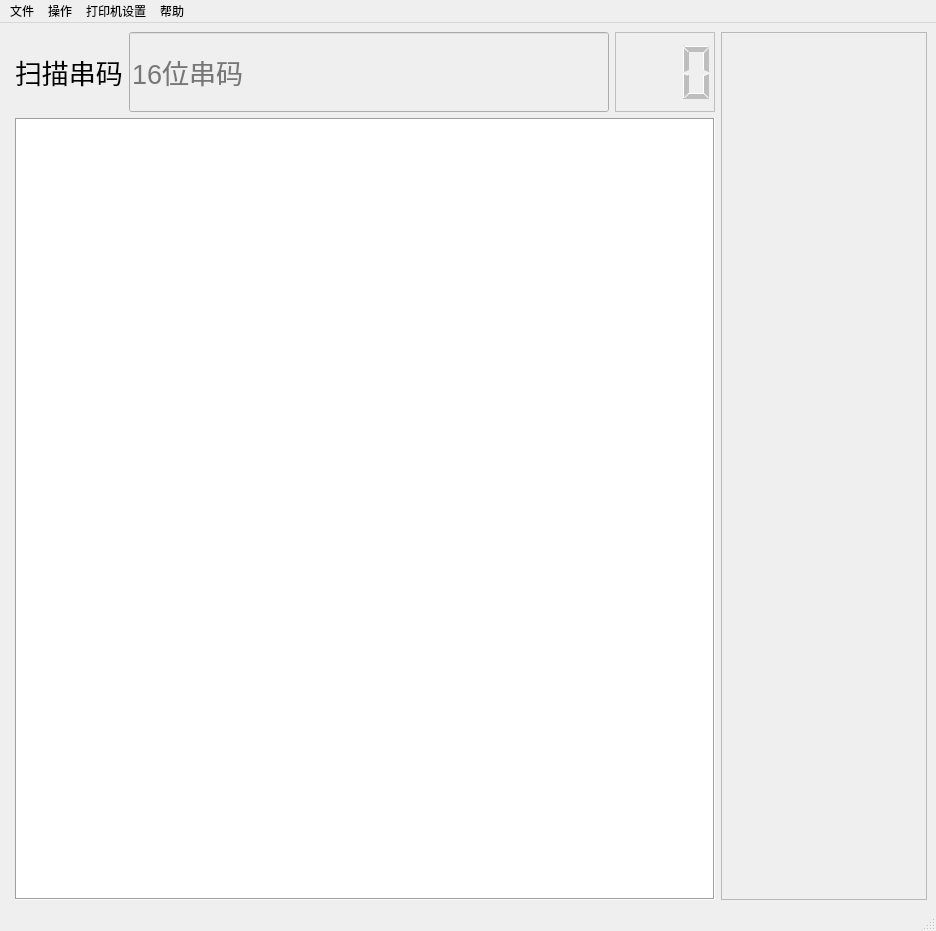
<?xml version="1.0" encoding="UTF-8"?>
<ui version="4.0">
 <class>MainWindow</class>
 <widget class="QMainWindow" name="MainWindow">
  <property name="geometry">
   <rect>
    <x>0</x>
    <y>0</y>
    <width>936</width>
    <height>931</height>
   </rect>
  </property>
  <property name="windowTitle">
   <string>迅雷智能充电器-装箱确认</string>
  </property>
  <widget class="QWidget" name="centralwidget">
   <layout class="QFormLayout" name="formLayout">
    <item row="11" column="1">
     <layout class="QHBoxLayout" name="horizontalLayout_3">
      <property name="sizeConstraint">
       <enum>QLayout::SetDefaultConstraint</enum>
      </property>
      <property name="leftMargin">
       <number>0</number>
      </property>
      <item>
       <layout class="QVBoxLayout" name="verticalLayout_2">
        <item>
         <layout class="QHBoxLayout" name="horizontalLayout">
          <item>
           <widget class="QLabel" name="label">
            <property name="sizePolicy">
             <sizepolicy hsizetype="Expanding" vsizetype="Expanding">
              <horstretch>10</horstretch>
              <verstretch>10</verstretch>
             </sizepolicy>
            </property>
            <property name="maximumSize">
             <size>
              <width>200</width>
              <height>80</height>
             </size>
            </property>
            <property name="font">
             <font>
              <pointsize>20</pointsize>
              <weight>50</weight>
              <italic>false</italic>
              <bold>false</bold>
              <underline>false</underline>
              <strikeout>false</strikeout>
              <kerning>true</kerning>
             </font>
            </property>
            <property name="text">
             <string>扫描串码</string>
            </property>
           </widget>
          </item>
          <item>
           <widget class="QLineEdit" name="lineEdit">
            <property name="enabled">
             <bool>false</bool>
            </property>
            <property name="sizePolicy">
             <sizepolicy hsizetype="Expanding" vsizetype="Expanding">
              <horstretch>10</horstretch>
              <verstretch>10</verstretch>
             </sizepolicy>
            </property>
            <property name="minimumSize">
             <size>
              <width>480</width>
              <height>0</height>
             </size>
            </property>
            <property name="maximumSize">
             <size>
              <width>16777215</width>
              <height>80</height>
             </size>
            </property>
            <property name="font">
             <font>
              <pointsize>20</pointsize>
             </font>
            </property>
            <property name="maxLength">
             <number>16</number>
            </property>
            <property name="placeholderText">
             <string>16位串码</string>
            </property>
           </widget>
          </item>
          <item>
           <widget class="QLCDNumber" name="lcdNumber">
            <property name="enabled">
             <bool>false</bool>
            </property>
            <property name="sizePolicy">
             <sizepolicy hsizetype="Expanding" vsizetype="Expanding">
              <horstretch>10</horstretch>
              <verstretch>10</verstretch>
             </sizepolicy>
            </property>
            <property name="minimumSize">
             <size>
              <width>100</width>
              <height>0</height>
             </size>
            </property>
            <property name="maximumSize">
             <size>
              <width>16777215</width>
              <height>80</height>
             </size>
            </property>
            <property name="font">
             <font>
              <family>Arial</family>
              <pointsize>16</pointsize>
              <weight>75</weight>
              <bold>true</bold>
             </font>
            </property>
            <property name="frameShape">
             <enum>QFrame::Panel</enum>
            </property>
            <property name="frameShadow">
             <enum>QFrame::Plain</enum>
            </property>
            <property name="lineWidth">
             <number>1</number>
            </property>
            <property name="digitCount">
             <number>3</number>
            </property>
           </widget>
          </item>
         </layout>
        </item>
        <item>
         <widget class="QTextEdit" name="textEdit">
          <property name="font">
           <font>
            <pointsize>12</pointsize>
           </font>
          </property>
          <property name="focusPolicy">
           <enum>Qt::NoFocus</enum>
          </property>
          <property name="frameShape">
           <enum>QFrame::Box</enum>
          </property>
          <property name="undoRedoEnabled">
           <bool>false</bool>
          </property>
          <property name="readOnly">
           <bool>true</bool>
          </property>
         </widget>
        </item>
       </layout>
      </item>
      <item>
       <widget class="QListWidget" name="listWidget">
        <property name="enabled">
         <bool>false</bool>
        </property>
        <property name="sizePolicy">
         <sizepolicy hsizetype="Expanding" vsizetype="Expanding">
          <horstretch>0</horstretch>
          <verstretch>0</verstretch>
         </sizepolicy>
        </property>
        <property name="minimumSize">
         <size>
          <width>200</width>
          <height>800</height>
         </size>
        </property>
       </widget>
      </item>
     </layout>
    </item>
   </layout>
  </widget>
  <widget class="QMenuBar" name="menubar">
   <property name="geometry">
    <rect>
     <x>0</x>
     <y>0</y>
     <width>936</width>
     <height>23</height>
    </rect>
   </property>
   <widget class="QMenu" name="menu">
    <property name="title">
     <string>文件</string>
    </property>
    <addaction name="action_load"/>
    <addaction name="separator"/>
    <addaction name="action_exit"/>
   </widget>
   <widget class="QMenu" name="menu_2">
    <property name="title">
     <string>帮助</string>
    </property>
    <addaction name="action_about"/>
   </widget>
   <widget class="QMenu" name="menu_3">
    <property name="title">
     <string>操作</string>
    </property>
    <addaction name="action_printtest"/>
    <addaction name="action_print"/>
    <addaction name="action_printagain"/>
   </widget>
   <widget class="QMenu" name="menu_4">
    <property name="title">
     <string>打印机设置</string>
    </property>
    <addaction name="action_tsc_speed"/>
    <addaction name="action_tsc_density"/>
   </widget>
   <addaction name="menu"/>
   <addaction name="menu_3"/>
   <addaction name="menu_4"/>
   <addaction name="menu_2"/>
  </widget>
  <widget class="QStatusBar" name="statusbar"/>
  <action name="action_load">
   <property name="text">
    <string>导入配置文件</string>
   </property>
  </action>
  <action name="action_exit">
   <property name="text">
    <string>退出</string>
   </property>
  </action>
  <action name="action_about">
   <property name="text">
    <string>关于</string>
   </property>
  </action>
  <action name="action_print">
   <property name="enabled">
    <bool>false</bool>
   </property>
   <property name="text">
    <string>打印尾数箱贴</string>
   </property>
  </action>
  <action name="action_printtest">
   <property name="enabled">
    <bool>true</bool>
   </property>
   <property name="text">
    <string>打印测试箱贴</string>
   </property>
  </action>
  <action name="action_tsc_speed">
   <property name="text">
    <string>打印速度</string>
   </property>
  </action>
  <action name="action_tsc_density">
   <property name="text">
    <string>打印浓度</string>
   </property>
  </action>
  <action name="action_printagain">
   <property name="enabled">
    <bool>false</bool>
   </property>
   <property name="text">
    <string>二次打印</string>
   </property>
  </action>
 </widget>
 <resources>
  <include location="apprcc.qrc"/>
 </resources>
 <connections/>
</ui>
